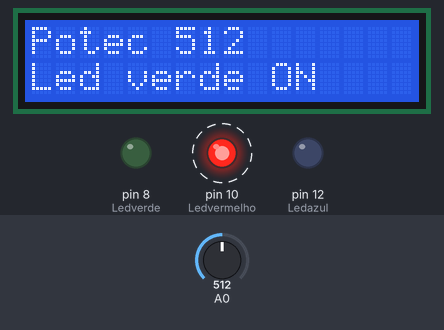
Bench run of a sketch on a simulated Arduino Uno, built with avr-gcc and run on an emulated ATmega328P. Parts: 16×2 character LCD, output pins drawn as LEDs (lit = HIGH). Dashed ring = blinking. The inputs (shaded band) are chosen by the test bench; at power-on: A0 = 512.

Above: at 1.2 s.
1.3 s: A0 set to 342
At 2.4 s:
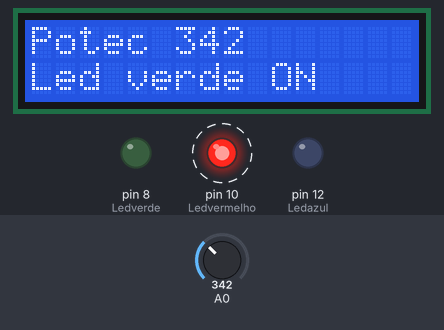
3.1 s: A0 set to 319
At 3.8 s:
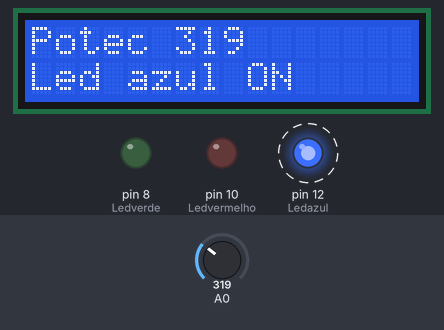
4.7 s: A0 set to 0
At 5.9 s:
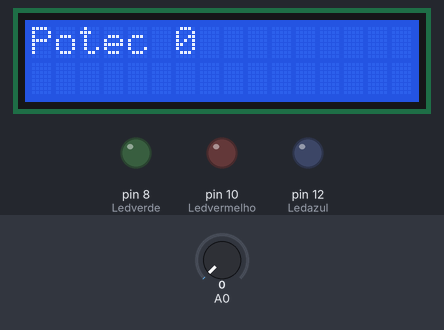
7.8 s: A0 set to 787
At 8.4 s:
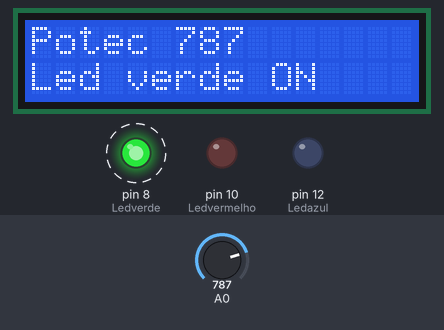
9.3 s: A0 set to 767
At 9.8 s:
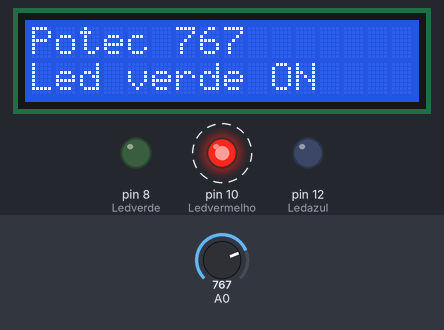
10.9 s: A0 set to 0
At 12.0 s:
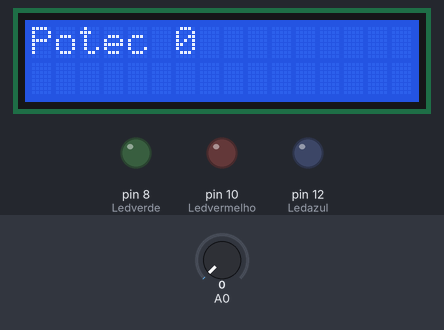
Timing chart, 0 to 13.9 s (numbered marks = the images above; inputs shaded):
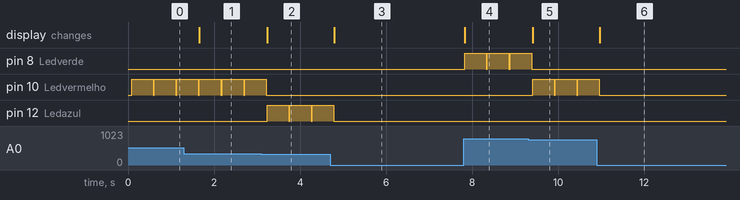

The sketch:

PISCA_PISCA__E_O_LED_3.00.ino
```cpp
#include <Wire.h>
#include <LiquidCrystal_I2C.h>

//Inicializa o display no endereco 0x27
LiquidCrystal_I2C lcd(0x27,16,2);

 int Ledazul = 12;
 int Ledvermelho = 10;
 int Ledverde = 8;
void setup()
{lcd.init();
Serial.begin(9600);
  lcd.setBacklight(HIGH);
  pinMode(Ledazul,OUTPUT);
  pinMode(Ledvermelho,OUTPUT);
  pinMode(Ledverde,OUTPUT);
}

void loop()
{

  int ValorPot=analogRead(A0);

   digitalWrite (Ledazul, LOW);
   digitalWrite (Ledvermelho, LOW);
   digitalWrite (Ledverde, LOW);

  lcd.clear();
  lcd.setCursor(0,0);
  lcd.print("Potec "+String(ValorPot));
  lcd.setCursor(0,1);
   if(ValorPot > 0 && ValorPot <= 333){
    lcd.print("Led azul ON");
    digitalWrite(Ledazul,HIGH);
    digitalWrite(Ledvermelho,LOW);
    digitalWrite(Ledverde,LOW);

  delay(500);
   }
    if(ValorPot>333 && ValorPot<=777){
    lcd.print("Led verde ON");
     digitalWrite(Ledazul,LOW);
    digitalWrite(Ledvermelho,HIGH);
    digitalWrite(Ledverde,LOW);

  delay(500);
    }


    if(ValorPot>777 && ValorPot<=1020){
    lcd.print("Led verde ON");
     digitalWrite(Ledazul,LOW);
    digitalWrite(Ledvermelho,LOW);
    digitalWrite(Ledverde,HIGH);


  delay(500);
    }
}
```

Measured:
- the behaviour switches between 334 and 333 on A0 (found by bisection; images 1 and 2)
- the behaviour switches between 778 and 777 on A0 (found by bisection; images 4 and 5)
- after the input at 1.3 s, the display: changes after 0.36 s (image 1)
- after the input at 3.1 s, pin 10 (Ledvermelho): goes on until 3.2 s, then stays LOW; pin 12 (Ledazul): alternates HIGH for 0.50 s and LOW for 0.02 s, starting after 0.13 s; the display: changes after 0.13 s (image 2)
- after the input at 4.7 s, pin 12 (Ledazul): goes on until 4.8 s, then stays LOW; the display: changes after 0.09 s (image 3)
- after the input at 7.8 s, pin 8 (Ledverde): alternates HIGH for 0.50 s and LOW for 0.02 s, starting at once; the display: changes at once (image 4)
- after the input at 9.3 s, pin 8 (Ledverde): goes on until 9.4 s, then stays LOW; pin 10 (Ledvermelho): alternates HIGH for 0.50 s and LOW for 0.02 s, starting after 0.10 s; the display: changes after 0.10 s (image 5)
- after the input at 10.9 s, pin 10 (Ledvermelho): goes on until 11.0 s, then stays LOW; the display: changes after 0.06 s (image 6)
